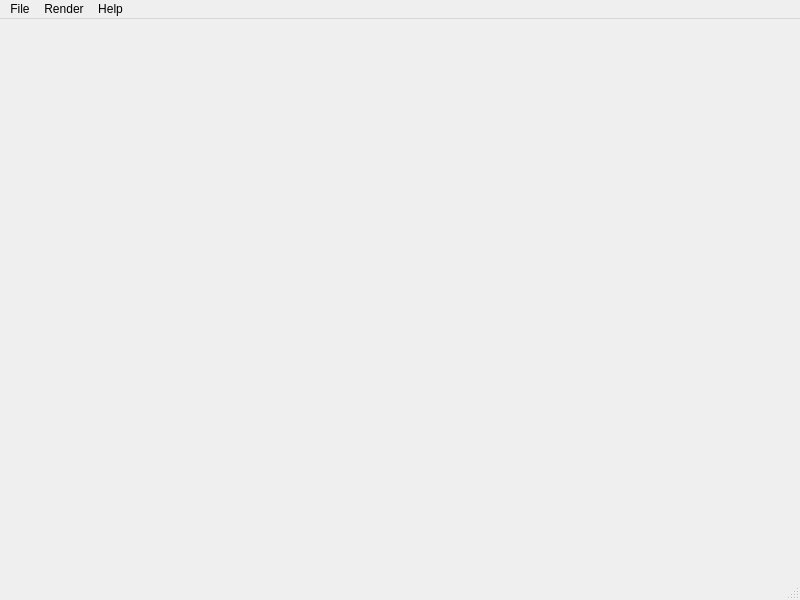
<?xml version="1.0" encoding="UTF-8"?>
<ui version="4.0">
 <class>MainWindow</class>
 <widget class="QMainWindow" name="MainWindow">
  <property name="geometry">
   <rect>
    <x>0</x>
    <y>0</y>
    <width>800</width>
    <height>600</height>
   </rect>
  </property>
  <property name="windowTitle">
   <string>qt Ray Tracing from the Ground Up</string>
  </property>
  <widget class="QWidget" name="centralwidget"/>
  <widget class="QMenuBar" name="menubar">
   <property name="geometry">
    <rect>
     <x>0</x>
     <y>0</y>
     <width>800</width>
     <height>24</height>
    </rect>
   </property>
   <widget class="QMenu" name="menuRender">
    <property name="title">
     <string>Render</string>
    </property>
    <addaction name="actionStart"/>
    <addaction name="actionPause"/>
    <addaction name="actionResume"/>
   </widget>
   <widget class="QMenu" name="menuHelp">
    <property name="title">
     <string>Help</string>
    </property>
    <addaction name="actionAbout_Subclass"/>
    <addaction name="actionAbout_Qt"/>
   </widget>
   <widget class="QMenu" name="menuFile">
    <property name="title">
     <string>File</string>
    </property>
    <addaction name="actionNew"/>
    <addaction name="actionOpen"/>
    <addaction name="actionClose"/>
    <addaction name="separator"/>
    <addaction name="actionSave"/>
    <addaction name="actionSave_As"/>
    <addaction name="separator"/>
    <addaction name="actionPrint"/>
   </widget>
   <addaction name="menuFile"/>
   <addaction name="menuRender"/>
   <addaction name="menuHelp"/>
  </widget>
  <widget class="QStatusBar" name="statusbar"/>
  <action name="actionStart">
   <property name="text">
    <string>Start</string>
   </property>
   <property name="shortcut">
    <string>Ctrl+Shift+Space</string>
   </property>
  </action>
  <action name="actionPause">
   <property name="text">
    <string>Pause</string>
   </property>
   <property name="shortcut">
    <string>Space</string>
   </property>
  </action>
  <action name="actionResume">
   <property name="text">
    <string>Resume</string>
   </property>
   <property name="shortcut">
    <string>Space</string>
   </property>
  </action>
  <action name="actionAbout_Subclass">
   <property name="text">
    <string>About Subclass</string>
   </property>
  </action>
  <action name="actionAbout_Qt">
   <property name="text">
    <string>About Qt</string>
   </property>
  </action>
  <action name="actionNew">
   <property name="text">
    <string>New</string>
   </property>
   <property name="shortcut">
    <string>Ctrl+N</string>
   </property>
  </action>
  <action name="actionOpen">
   <property name="text">
    <string>Open</string>
   </property>
   <property name="shortcut">
    <string>Ctrl+O</string>
   </property>
  </action>
  <action name="actionSave">
   <property name="text">
    <string>Save</string>
   </property>
   <property name="shortcut">
    <string>Ctrl+S</string>
   </property>
  </action>
  <action name="actionSave_As">
   <property name="text">
    <string>Save As...</string>
   </property>
   <property name="shortcut">
    <string>Ctrl+Shift+S</string>
   </property>
  </action>
  <action name="actionClose">
   <property name="text">
    <string>Close</string>
   </property>
   <property name="shortcut">
    <string>Ctrl+W</string>
   </property>
  </action>
  <action name="actionPrint">
   <property name="text">
    <string>Print</string>
   </property>
   <property name="shortcut">
    <string>Ctrl+P</string>
   </property>
  </action>
 </widget>
 <resources/>
 <connections/>
</ui>
